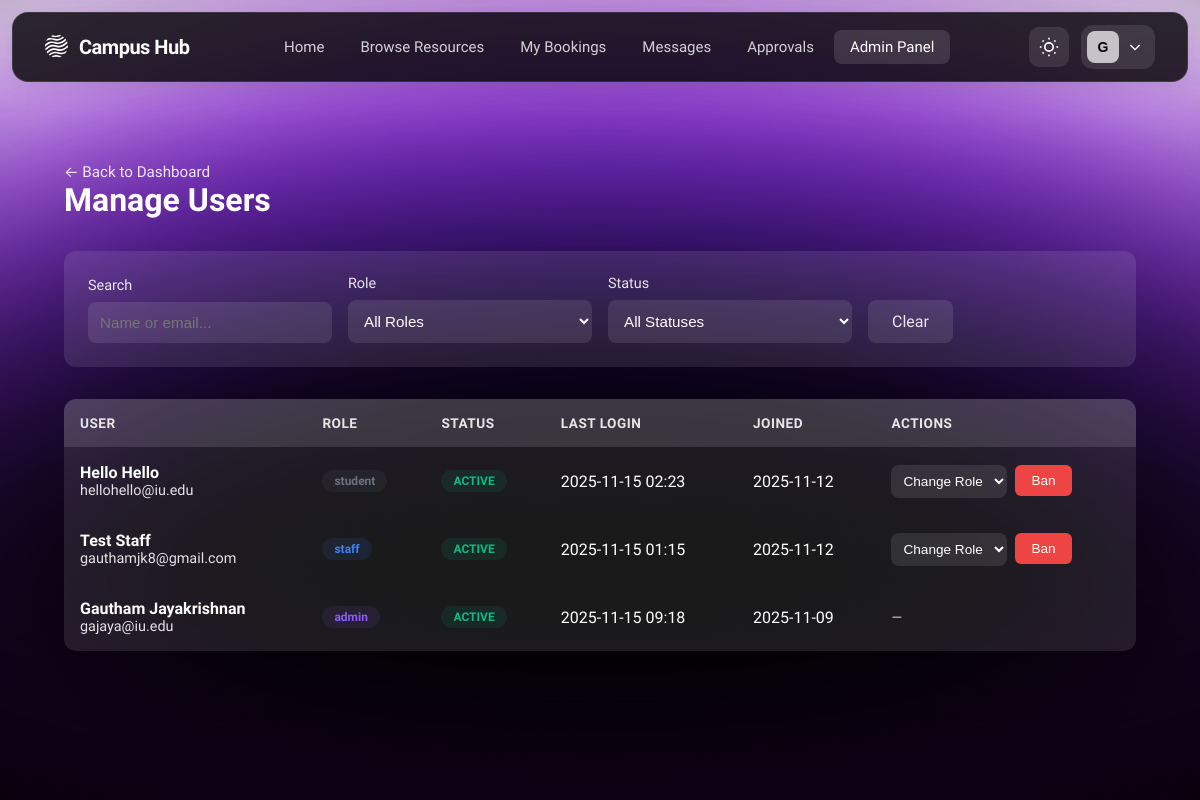
/admin/users (signed in), run on an earlier commit of the app's database.
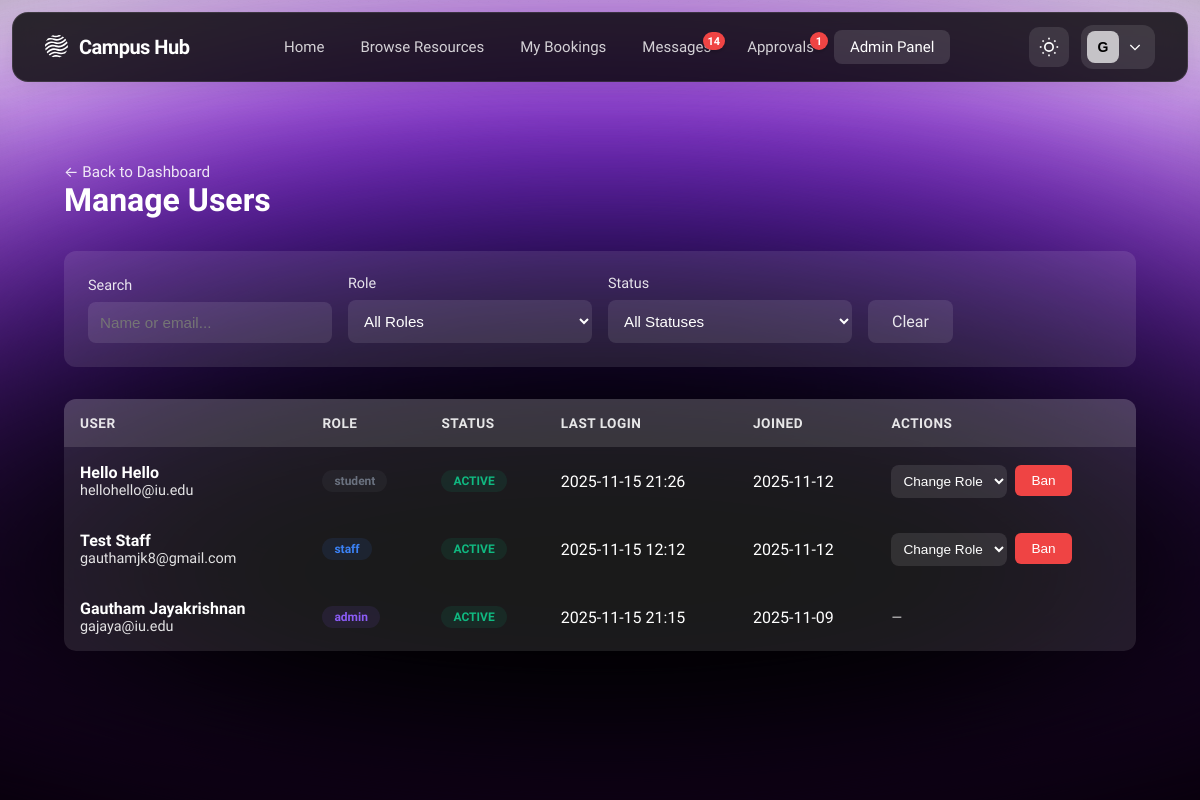
And on a later commit of the database.
### tables this page shows
CREATE TABLE users (
    user_id INTEGER PRIMARY KEY AUTOINCREMENT,
    name TEXT NOT NULL,
    email TEXT NOT NULL UNIQUE,
    password_hash TEXT NOT NULL,
    role TEXT NOT NULL CHECK (role IN ('student','staff','admin')),
    profile_image TEXT,
    department_id INTEGER REFERENCES departments(department_id),
    email_verified BOOLEAN NOT NULL DEFAULT 0,
    verification_token TEXT,
    verification_token_expires DATETIME,
    reset_password_token TEXT,
    reset_password_expires DATETIME,
    created_at DATETIME DEFAULT CURRENT_TIMESTAMP,
    updated_at DATETIME
, is_banned INTEGER DEFAULT 0, last_login TIMESTAMP);

### src/controllers/admin_controller.py (the view)
@admin_bp.route('/users')
@login_required
@role_required('admin')
def users():
    try:
        role_filter = request.args.get('role', '')
        status_filter = request.args.get('status', '')
        search_query = request.args.get('search', '')
        page = request.args.get('page', 1, type=int)
        per_page = 20
        users_data = UserDAL.get_all_users_paginated(
            page=page,
            per_page=per_page,
            role_filter=role_filter,
            status_filter=status_filter,
            search_query=search_query
        )
        return render_template(
            'admin/users.html',
            result=users_data,
            role_filter=role_filter,
            status_filter=status_filter,
            search_query=search_query
        )
    except Exception as e:
        logger.error(f"Error loading users: {str(e)}", exc_info=True)
        flash('Error loading users.', 'danger')
        return redirect(url_for('admin.dashboard'))

### src/app.py (called while the page is built)
def init_extensions(app):
    csrf.init_app(app)
    login_manager.init_app(app)
    login_manager.login_view = 'auth.login'  # Redirect to login page if not authenticated
    login_manager.login_message = 'Please log in to access this page.'
    login_manager.login_message_category = 'info'
    @login_manager.user_loader
    def load_user(user_id):
        from src.data_access.user_dal import UserDAL
        from src.models.user import User
        user_data = UserDAL.get_user_by_id(int(user_id))
        if user_data:
            return User(user_data)
        return None

### src/data_access/base_dal.py (called while the page is built)
    @classmethod
    def get_db_path(cls) -> str:
        if cls._db_path is None:
            base_dir = Path(__file__).parent.parent.parent
            cls._db_path = str(base_dir / 'campus_resource_hub.db')
        return cls._db_path

    @classmethod
    def execute_query(cls, query: str, params: Tuple = ()) -> List[Dict[str, Any]]:
        with cls.get_connection() as conn:
            cursor = conn.cursor()
            cursor.execute(query, params)
            rows = cursor.fetchall()
            return [dict(row) for row in rows]

### src/models/user.py (called while the page is built)
    @property
    def user_id(self) -> int:
        return self._user_id

### src/templates/admin/users.html (shortened to what the changed rows need)
{% extends 'base.html' %}
{% block content %}
<div class="admin-container">
    <div class="page-header">
        <div>
            <h1>Manage Users</h1>
        </div>
    </div>
    <div class="users-table-container">
        {% if result.users %}
        <table class="users-table">
            <thead>
                <tr>
                    <th>User</th>
                    <th>Role</th>
                    <th>Status</th>
                    <th>Last Login</th>
                    <th>Joined</th>
                    <th>Actions</th>
                </tr>
            </thead>
            <tbody>
                {% for user in result.users %}
                <tr>
                    <td>
                        <a href="{{ url_for('admin.user_detail', user_id=user.user_id) }}" class="user-name-link">
                            <div class="user-name">{{ user.name }}</div>
                            <div class="user-email">{{ user.email }}</div>
                        </a>
                    </td>
                    <td>
                        <span class="role-badge {{ user.role }}">{{ user.role }}</span>
                    </td>
                    <td>
                        <span class="status-badge {{ user.status }}">{{ user.status }}</span>
                    </td>
                    <td>{{ user.last_login[:16] if user.last_login else 'Never' }}</td>
                    <td>{{ user.created_at[:10] if user.created_at else 'N/A' }}</td>
                    <td>
                        <div class="action-buttons">
                            {% if user.user_id != current_user.user_id %}
                                <form method="POST" action="{{ url_for('admin.change_user_role', user_id=user.user_id) }}" style="display: inline;" id="roleForm{{ user.user_id }}">
                                    <select name="role" class="filter-select" style="padding: 0.5rem; font-size: 0.85rem;"
                                            onchange="confirmRoleChange(this, '{{ user.name }}', '{{ user.role }}', {{ user.user_id }})">
                                        <option value="">Change Role</option>
                                    </select>
                                </form>
                                {% if user.is_banned %}
                                <form method="POST" action="{{ url_for('admin.unban_user', user_id=user.user_id) }}" style="display: inline;">
                                    <input type="hidden" name="csrf_token" value="{{ csrf_token() }}"/>
                                    <button type="submit" class="action-btn success">Unban</button>
                                </form>
                                {% else %}
                                <form method="POST" action="{{ url_for('admin.ban_user', user_id=user.user_id) }}" style="display: inline;" onsubmit="return confirm('Are you sure you want to ban this user?');">
                                    <button type="submit" class="action-btn danger">Ban</button>
                                </form>
                                {% endif %}
                            {% else %}
                                <span style="color: var(--text-secondary); font-size: 0.85rem;">—</span>
                            {% endif %}
                        </div>
                    </td>
                </tr>
                {% endfor %}
            </tbody>
        </table>
        {% else %}
        <div class="empty-state">
            <div class="empty-state-icon">👥</div>
            <h3>No users found</h3>
            <p>Try adjusting your filters</p>
        </div>
        {% endif %}
    </div>
</div>
{% endblock %}

### src/templates/base.html (shortened to what the changed rows need)
<!DOCTYPE html>
<html lang="en" data-theme="dark">
<head>
    <link rel="stylesheet" href="{{ url_for('static', filename='css/home.css') }}">
</head>
<body>
    <div class="background-effects">
        <div class="gradient-ellipse-1">
            <div style="position: absolute; inset: -31.25% -24.81%;">
            </div>
        </div>
        <div class="gradient-ellipse-2">
            <div style="position: absolute; inset: -41.49% -30.77%;">
            </div>
        </div>
        <div class="gradient-ellipse-3">
            <div style="position: absolute; inset: -62.11% -38.17%;">
            </div>
        </div>
        <div class="gradient-ellipse-4">
            <div style="position: absolute; inset: -37.04% -24.07%;">
            </div>
        </div>
    </div>
    <nav class="navbar">
        <div class="navbar-container">
            <div class="navbar-center">
                {% if current_user.is_authenticated %}
                    <a href="{{ url_for('message.inbox') }}" class="nav-link {% if request.endpoint and request.endpoint.startswith('message.') %}active{% endif %}" style="position: relative;">
                        Messages
                        {% if unread_messages > 0 %}
                            <span class="notification-badge" id="message-badge">{{ unread_messages if unread_messages < 100 else '99+' }}</span>
                        {% else %}
                            <span class="notification-badge" id="message-badge" style="display: none;"></span>
                        {% endif %}
                    </a>
                    {% if current_user.role in ['staff', 'admin'] %}
                        <a href="{{ url_for('booking.pending_approvals') }}" class="nav-link {% if request.endpoint == 'booking.pending_approvals' %}active{% endif %}" style="position: relative;">
                            Approvals
                            {% if pending_approvals and pending_approvals > 0 %}
                                <span id="approvals-badge" class="notification-badge">{{ pending_approvals if pending_approvals < 100 else '99+' }}</span>
                            {% else %}
                                <span id="approvals-badge" class="notification-badge" style="display: none;"></span>
                            {% endif %}
                        </a>
                    {% endif %}
                {% endif %}
            </div>
            <div class="navbar-right">
                {% if current_user.is_authenticated %}
                <div class="account-dropdown">
                    <button class="account-button" onclick="toggleAccountMenu()">
                        <div class="account-avatar">
                            {{ current_user.name[0].upper() }}
                        </div>
                        <svg class="chevron-icon" fill="none" stroke="currentColor" stroke-width="2" viewBox="0 0 24 24">
                            <path d="M19 9l-7 7-7-7"/>
                        </svg>
                    </button>
                </div>
                {% endif %}
            </div>
        </div>
    </nav>
    <main class="main-content">
        {% block content %}{% endblock %}
    </main>
</body>
</html>

What changed in the data, as far as the page shows it:
changed users "Gautham Jayakrishnan": last_login "2025-11-15 09:18" → "2025-11-15 21:15"
changed users "Hello Hello": last_login "2025-11-15 02:23" → "2025-11-15 21:26"
changed users "Test Staff": last_login "2025-11-15 01:15" → "2025-11-15 12:12"
Also different on the page:
{{ unread_messages if unread_messages < 100 else '99+' }}: (not shown) → "14"
{{ pending_approvals if pending_approvals < 100 else '99+' }}: (not shown) → "1"
